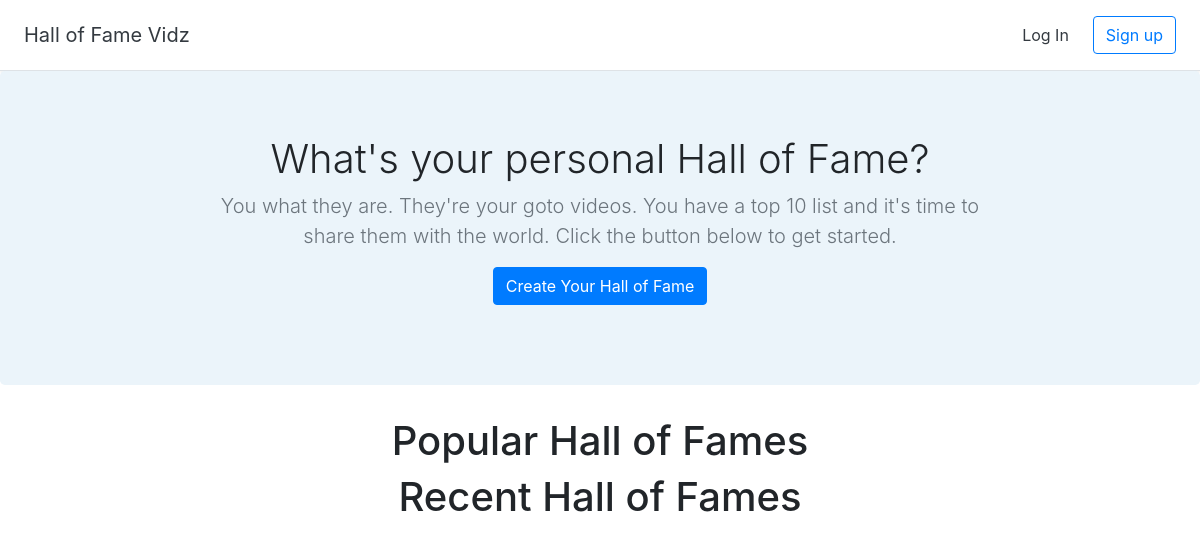
Before: / with the older database file.
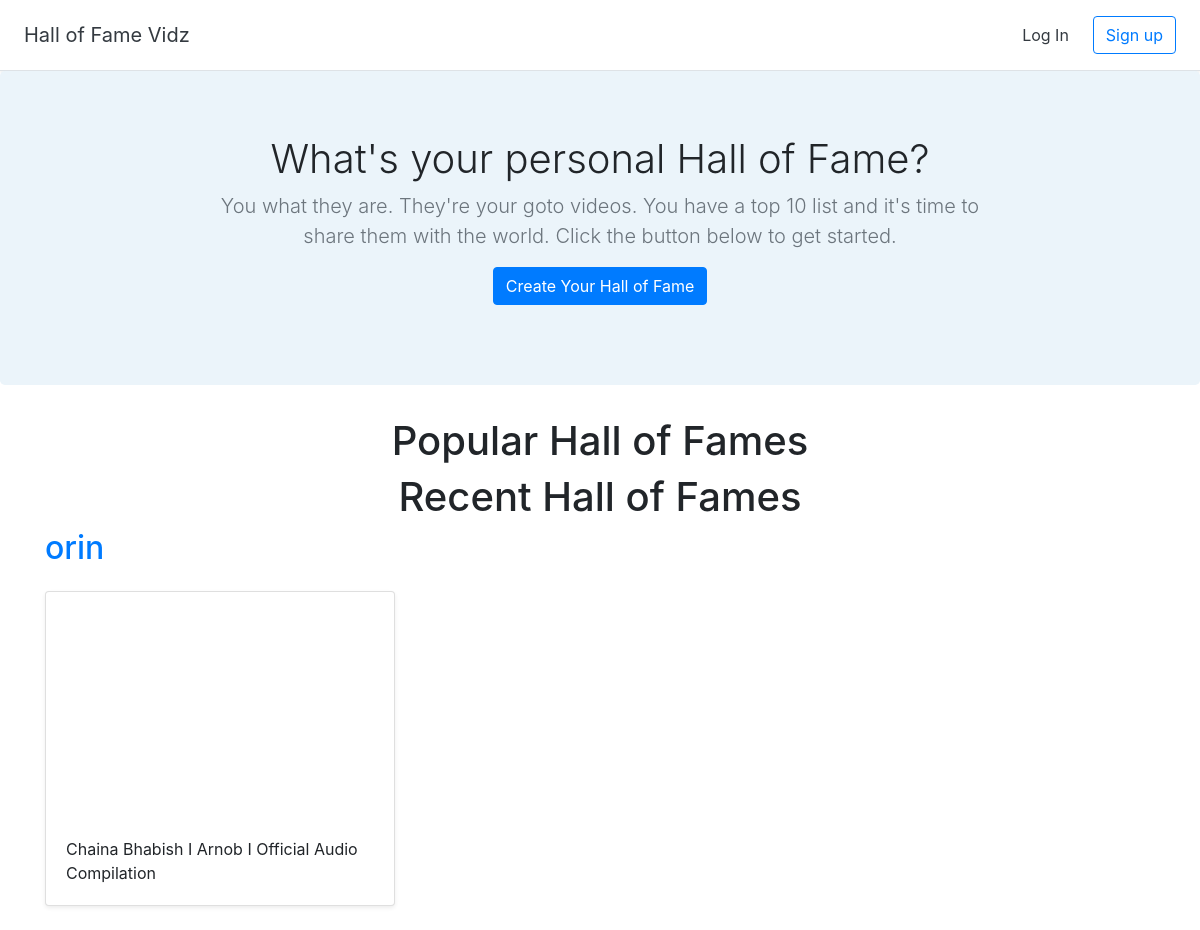
After: the same page with the newer database file.
### halls/models.py (models this page shows)
class Hall(models.Model):
    title=models.CharField(max_length=200)
    user=models.ForeignKey(User,on_delete=models.CASCADE)

class Video(models.Model):
    title=models.CharField(max_length=255)
    url=models.URLField()
    youtube_id=models.CharField(max_length=255)
    hall=models.ForeignKey(Hall,on_delete=models.CASCADE)

### halls/views.py (the view)
# urls.py: path('',views.home,name='home'),
def home(request):
    recent_halls=Hall.objects.all().order_by('-id')[:3]
    popular_halls=[]
    return render(request,'halls/home.html',{'recent_halls':recent_halls,'popular_halls':popular_halls})

### halls/templates/halls/home.html (shortened to what this page needs)
{% extends 'halls/base.html' %} {% block content %}
<section class="jumbotron text-center">
    <div class="container">
        <h1 class="jumbotron-heading">What's your personal Hall of Fame?</h1>
        <p class="lead text-muted">You what they are. They're your goto videos. You have a top 10 list and it's time to share them with the world. Click the button below to get started.</p>
        <p>
            <a href="{% url 'create_hall' %}" class="btn btn-primary">Create Your Hall of Fame</a>
        </p>
    </div>
</section>
<div class="container">
    <h1 class="text-center">Popular Hall of Fames</h1>
    <h1 class="text-center">Recent Hall of Fames</h1>
    {% for hall in recent_halls %}
    <h2><a href="{% url 'detail_hall' hall.id %}">{{ hall.title }}</a></h2>
    <div class="row">
        {% for video in hall.video_set.all %}
        <div class="col-md-4 mt-3">
            <div class="card mb-4 shadow-sm">
                <iframe width="100%" height="225" src="https://www.youtube.com/embed/{{ video.youtube_id }}" frameborder="0" allow="accelerometer; autoplay; encrypted-media; gyroscope; picture-in-picture" allowfullscreen></iframe>
                <div class="card-body">
                    <p class="card-text">{{ video.title }}</p>
                </div>
            </div>
        </div>
        {% endfor %}
    </div>
    {% endfor %}
</div>
{% endblock %}

Changed rows visible on the page:
added Hall: title "orin"
added Video: title "Chaina Bhabish I Arnob I Official Audio Compilation"
